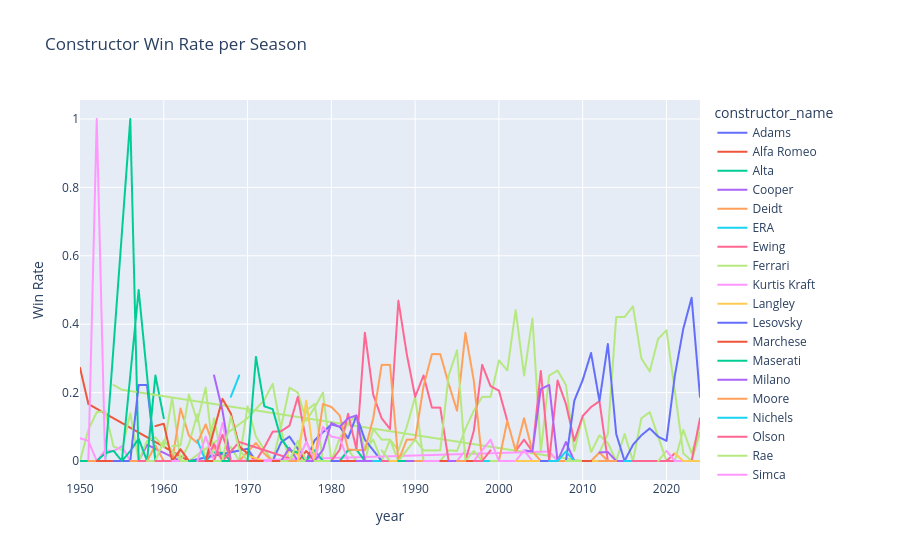

Source (notebook cell):
### Code cell
#Constructor Win Rate Over Seasons
win_rate = df.groupby(['year', 'constructor_name'])['win'].mean().reset_index()

fig = px.line(
    win_rate,
    x='year',
    y='win',
    color='constructor_name',
    title='Constructor Win Rate per Season',
    labels={'win': 'Win Rate'}
)
fig.show()
